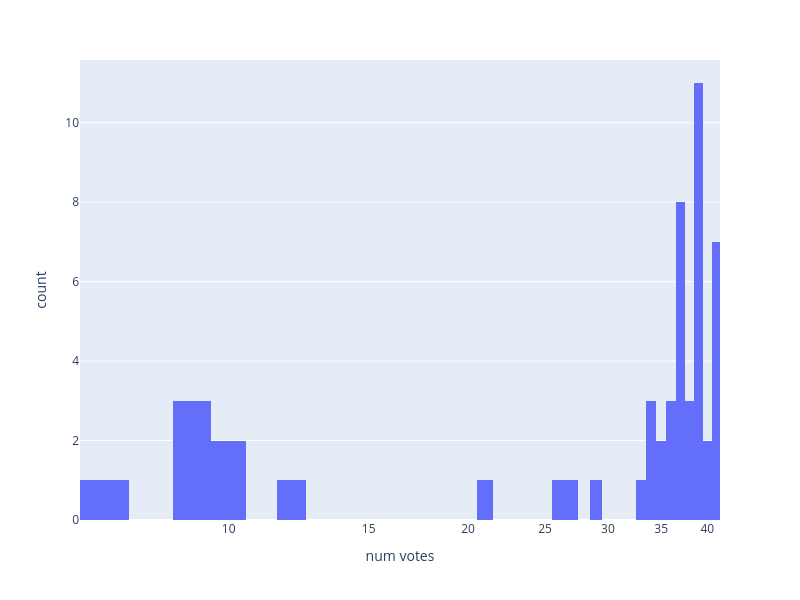

Notebook code for this chart:
### Code cell
px.histogram(vote_2d, x="num votes", log_x=True, width=800, height=600)

### Figure 1 — Plotly figure (JSON) as saved in the notebook; plotly's stock layout.template omitted (floating-point values rounded to 4 significant figures; data arrays with more than 128 entries replaced by an {"elided": "..."} marker saying what was removed)
{"data": [{"bingroup": "x", "hovertemplate": "num votes=%{x}<br>count=%{y}<extra></extra>", "legendgroup": "", "marker": {"color": "#636efa", "pattern": {"shape": ""}}, "name": "", "orientation": "v", "showlegend": false, "type": "histogram", "x": {"elided": "435 float values"}, "xaxis": "x", "yaxis": "y"}], "layout": {"barmode": "relative", "height": 600, "legend": {"tracegroupgap": 0}, "margin": {"t": 60}, "width": 800, "xaxis": {"anchor": "y", "domain": [0, 1], "title": {"text": "num votes"}, "type": "log"}, "yaxis": {"anchor": "x", "domain": [0, 1], "title": {"text": "count"}}}}
